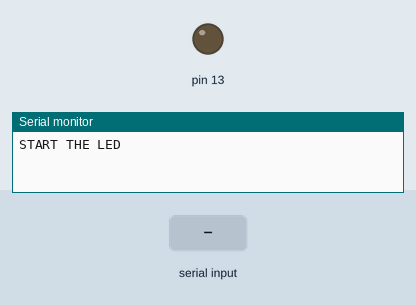
Simulated run of this sketch. Board: Arduino Uno, built with avr-gcc and run on an emulated ATmega328P. Shown: output pins drawn as LEDs (lit = HIGH), the last lines printed to the serial monitor. The inputs (shaded band) are chosen by the test bench.

Above: at 1.2 s.
1.3 s: "l" received over Serial
At 2.5 s:
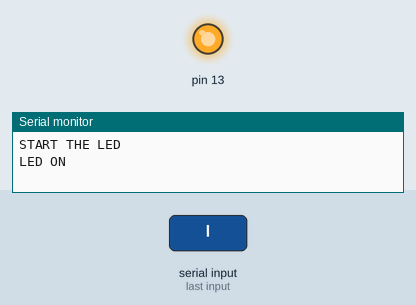
2.8 s: "f" received over Serial
At 3.9 s:
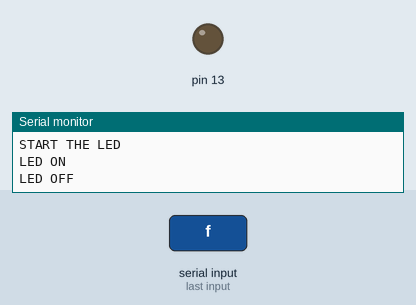
4.3 s: "L" received over Serial
At 5.0 s:
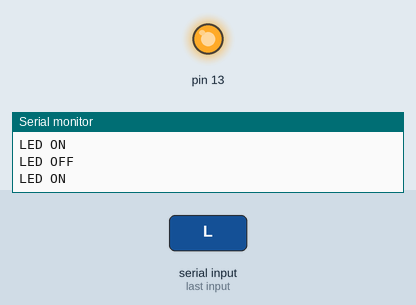
5.8 s: "F" received over Serial
At 6.1 s:
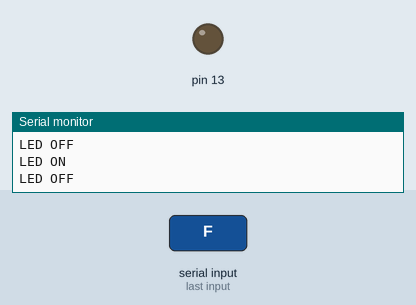
Timing chart, 0 to 8.3 s (numbered marks = the images above; inputs shaded):
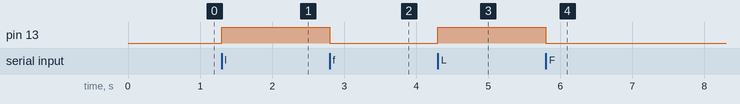

Measured:
- after the input at 1.3 s, pin 13: LOW → HIGH at once
- after the input at 2.8 s, pin 13: HIGH → LOW at once
- after the input at 4.3 s, pin 13: LOW → HIGH at once
- after the input at 5.8 s, pin 13: HIGH → LOW at once

The sketch:

sketch_oct06b.ino
```cpp
void setup()
{
  // put your setup code here, to run once:
  pinMode(13, OUTPUT);
  Serial.begin(9600);
  Serial.println("START THE LED");
}

void loop()
{
  // put your main code here, to run repeatedly:
  if(Serial.available() > 0)
  {
    char c = Serial.read();

    if(c == 'l' || c == 'L')
    {
      Serial.println("LED ON");
      digitalWrite(13, HIGH);
    }

    if(c == 'f' || c == 'F')
    {
      Serial.println("LED OFF");
      digitalWrite(13, LOW);
    }
  }
}
```
